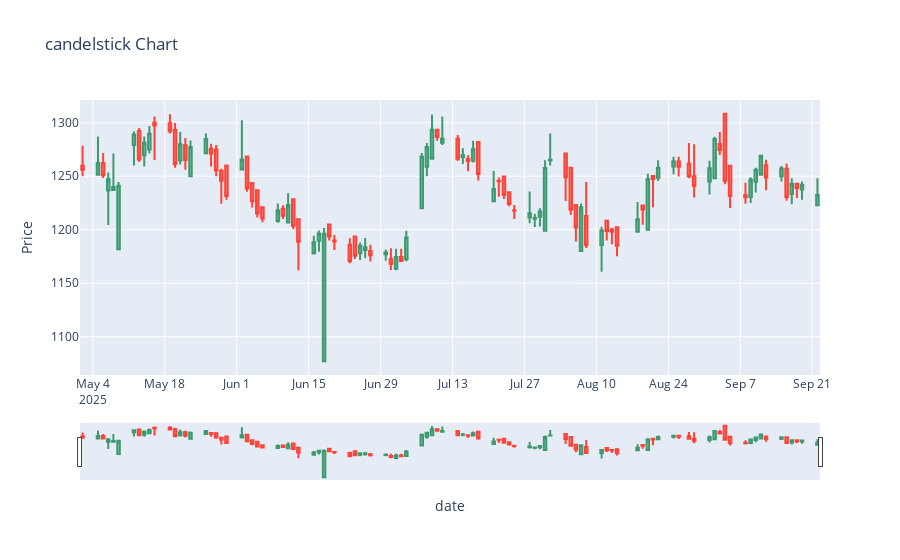

The code cell stored with this chart in its notebook:
### Code cell
a.plot(a.time_series_daily('532424.BSE'))
